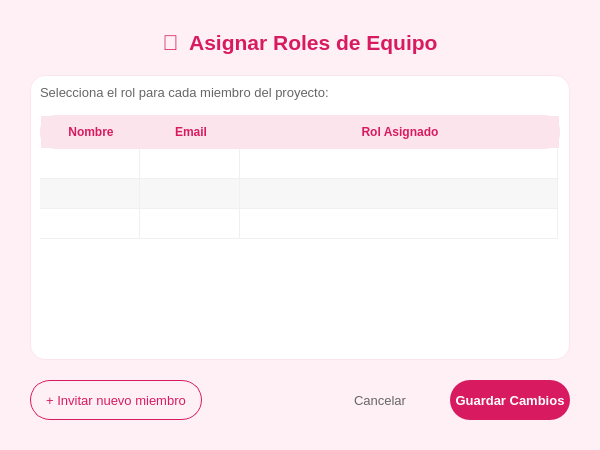
<?xml version="1.0" encoding="UTF-8"?>
<ui version="4.0">
 <class>RolesDialog</class>
 <widget class="QDialog" name="RolesDialog">
  <property name="geometry">
   <rect>
    <x>0</x>
    <y>0</y>
    <width>600</width>
    <height>450</height>
   </rect>
  </property>
  <property name="windowTitle">
   <string>Gestionar Equipo y Roles</string>
  </property>
  <property name="styleSheet">
   <string notr="true">QDialog {
	background-color: #FFF0F5;
}</string>
  </property>
  <layout class="QVBoxLayout" name="verticalLayout">
   <property name="spacing">
    <number>20</number>
   </property>
   <property name="leftMargin">
    <number>30</number>
   </property>
   <property name="topMargin">
    <number>30</number>
   </property>
   <property name="rightMargin">
    <number>30</number>
   </property>
   <property name="bottomMargin">
    <number>30</number>
   </property>
   <item>
    <widget class="QLabel" name="label_title">
     <property name="font">
      <font>
       <family>Segoe UI</family>
       <pointsize>16</pointsize>
       <weight>75</weight>
       <bold>true</bold>
      </font>
     </property>
     <property name="styleSheet">
      <string notr="true">color: #D81B60;</string>
     </property>
     <property name="text">
      <string>👥  Asignar Roles de Equipo</string>
     </property>
     <property name="alignment">
      <set>Qt::AlignCenter</set>
     </property>
    </widget>
   </item>
   <item>
    <widget class="QFrame" name="frame_content">
     <property name="styleSheet">
      <string notr="true">QFrame {
	background-color: white;
	border-radius: 15px;
	border: 1px solid #FCE4EC;
}</string>
     </property>
     <property name="frameShape">
      <enum>QFrame::StyledPanel</enum>
     </property>
     <property name="frameShadow">
      <enum>QFrame::Raised</enum>
     </property>
     <layout class="QVBoxLayout" name="verticalLayout_2">
      <property name="spacing">
       <number>15</number>
      </property>
      <item>
       <widget class="QLabel" name="label_subtitle">
        <property name="font">
         <font>
          <family>Segoe UI</family>
          <pointsize>10</pointsize>
         </font>
        </property>
        <property name="styleSheet">
         <string notr="true">color: #666; border: none;</string>
        </property>
        <property name="text">
         <string>Selecciona el rol para cada miembro del proyecto:</string>
        </property>
       </widget>
      </item>
      <item>
       <widget class="QTableWidget" name="tableWidget">
        <property name="font">
         <font>
          <family>Segoe UI</family>
          <pointsize>10</pointsize>
         </font>
        </property>
        <property name="styleSheet">
         <string notr="true">QTableWidget {
	background-color: white;
	gridline-color: #F0F0F0;
	border: none;
	selection-background-color: #FCE4EC;
	selection-color: #D81B60;
}
QHeaderView::section {
	background-color: #FCE4EC;
	color: #D81B60;
	padding: 8px;
	border: none;
	font-weight: bold;
}
QTableWidget::item {
	padding: 5px;
}</string>
        </property>
        <property name="frameShape">
         <enum>QFrame::NoFrame</enum>
        </property>
        <property name="alternatingRowColors">
         <bool>true</bool>
        </property>
        <property name="selectionMode">
         <enum>QAbstractItemView::SingleSelection</enum>
        </property>
        <property name="selectionBehavior">
         <enum>QAbstractItemView::SelectRows</enum>
        </property>
        <attribute name="horizontalHeaderStretchLastSection">
         <bool>true</bool>
        </attribute>
        <attribute name="verticalHeaderVisible">
         <bool>false</bool>
        </attribute>
        <column>
         <property name="text">
          <string>Nombre</string>
         </property>
        </column>
        <column>
         <property name="text">
          <string>Email</string>
         </property>
        </column>
        <column>
         <property name="text">
          <string>Rol Asignado</string>
         </property>
        </column>
        <row>
         <property name="text">
          <string/>
         </property>
         <item row="0" column="0">
          <property name="text">
           <string>Maria Garcia</string>
          </property>
         </item>
         <item row="0" column="1">
          <property name="text">
           <string>maria@example.com</string>
          </property>
         </item>
         <item row="0" column="2">
          <property name="text">
           <string>👑 Admin</string>
          </property>
         </item>
        </row>
        <row>
         <property name="text">
          <string/>
         </property>
         <item row="1" column="0">
          <property name="text">
           <string>Carlos Ruiz</string>
          </property>
         </item>
         <item row="1" column="1">
          <property name="text">
           <string>carlos@example.com</string>
          </property>
         </item>
         <item row="1" column="2">
          <property name="text">
           <string>✏️ Editor</string>
          </property>
         </item>
        </row>
        <row>
         <property name="text">
          <string/>
         </property>
         <item row="2" column="0">
          <property name="text">
           <string>Ana López</string>
          </property>
         </item>
         <item row="2" column="1">
          <property name="text">
           <string>ana@example.com</string>
          </property>
         </item>
         <item row="2" column="2">
          <property name="text">
           <string>👀 Visualizador</string>
          </property>
         </item>
        </row>
       </widget>
      </item>
     </layout>
    </widget>
   </item>
   <item>
    <layout class="QHBoxLayout" name="horizontalLayout">
     <item>
      <widget class="QPushButton" name="btn_invite">
       <property name="minimumSize">
        <size>
         <width>0</width>
         <height>40</height>
        </size>
       </property>
       <property name="font">
        <font>
         <family>Segoe UI</family>
         <pointsize>10</pointsize>
        </font>
       </property>
       <property name="cursor">
        <cursorShape>PointingHandCursor</cursorShape>
       </property>
       <property name="styleSheet">
        <string notr="true">QPushButton {
	background-color: transparent;
	color: #D81B60;
	border: 1px solid #D81B60;
	border-radius: 20px;
	padding-left: 15px;
	padding-right: 15px;
}
QPushButton:hover {
	background-color: #FCE4EC;
}</string>
       </property>
       <property name="text">
        <string>+ Invitar nuevo miembro</string>
       </property>
      </widget>
     </item>
     <item>
      <spacer name="horizontalSpacer">
       <property name="orientation">
        <enum>Qt::Horizontal</enum>
       </property>
       <property name="sizeHint" stdset="0">
        <size>
         <width>40</width>
         <height>20</height>
        </size>
       </property>
      </spacer>
     </item>
     <item>
      <widget class="QPushButton" name="btn_cancel">
       <property name="minimumSize">
        <size>
         <width>100</width>
         <height>40</height>
        </size>
       </property>
       <property name="font">
        <font>
         <family>Segoe UI</family>
         <pointsize>10</pointsize>
        </font>
       </property>
       <property name="cursor">
        <cursorShape>PointingHandCursor</cursorShape>
       </property>
       <property name="styleSheet">
        <string notr="true">QPushButton {
	background-color: transparent;
	color: #666;
	border-radius: 20px;
}
QPushButton:hover {
	color: #333;
}</string>
       </property>
       <property name="text">
        <string>Cancelar</string>
       </property>
      </widget>
     </item>
     <item>
      <widget class="QPushButton" name="btn_save">
       <property name="minimumSize">
        <size>
         <width>120</width>
         <height>40</height>
        </size>
       </property>
       <property name="font">
        <font>
         <family>Segoe UI</family>
         <pointsize>10</pointsize>
         <weight>75</weight>
         <bold>true</bold>
        </font>
       </property>
       <property name="cursor">
        <cursorShape>PointingHandCursor</cursorShape>
       </property>
       <property name="styleSheet">
        <string notr="true">QPushButton {
	background-color: #D81B60;
	color: white;
	border-radius: 20px;
}
QPushButton:hover {
	background-color: #C2185B;
}</string>
       </property>
       <property name="text">
        <string>Guardar Cambios</string>
       </property>
      </widget>
     </item>
    </layout>
   </item>
  </layout>
 </widget>
 <resources/>
 <connections>
  <connection>
   <sender>btn_cancel</sender>
   <signal>clicked()</signal>
   <receiver>RolesDialog</receiver>
   <slot>reject()</slot>
   <hints>
    <hint type="sourcelabel">
     <x>446</x>
     <y>405</y>
    </hint>
    <hint type="destinationlabel">
     <x>299</x>
     <y>224</y>
    </hint>
   </hints>
  </connection>
  <connection>
   <sender>btn_save</sender>
   <signal>clicked()</signal>
   <receiver>RolesDialog</receiver>
   <slot>accept()</slot>
   <hints>
    <hint type="sourcelabel">
     <x>550</x>
     <y>405</y>
    </hint>
    <hint type="destinationlabel">
     <x>299</x>
     <y>224</y>
    </hint>
   </hints>
  </connection>
 </connections>
</ui>
